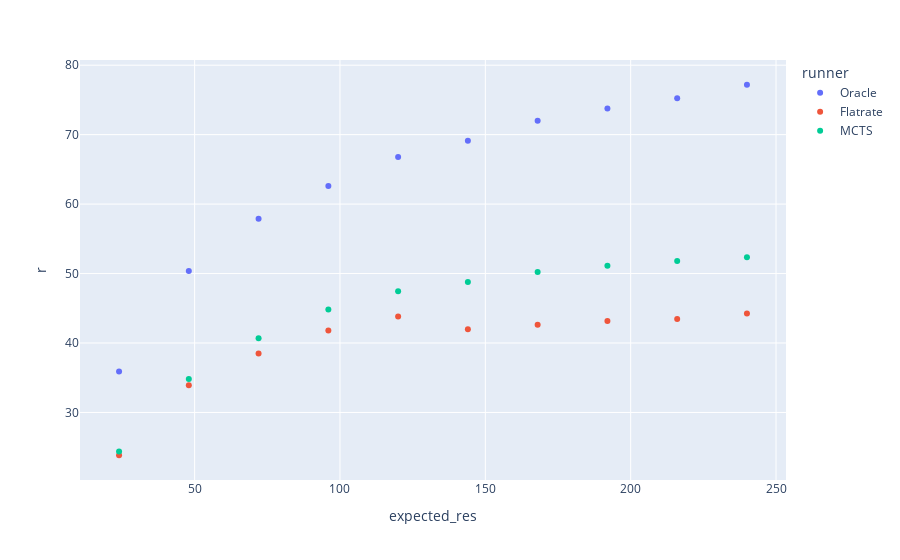

Here is the notebook cell this chart was saved with:
### Markdown cell above
## Column meanings
- `r` - revenue
- `nᵣ` - number of requests
- `n_r` - number of resources (timeslots)
- `nₛ` - number of "sold" requests
- `u` - utilization in number of resources (timeslots)
- `res_budget_mean` - mean resource budget
- time - runtime of the experiment in seconds

### Code cell
px.scatter(df.groupby(['expected_res', 'runner'])["r"].mean().reset_index(), x="expected_res", y = "r", color="runner")

### Figure 1 — Plotly figure (JSON) as saved in the notebook; plotly's stock layout.template omitted (floating-point values rounded to 4 significant figures)
{"data": [{"hovertemplate": "runner=Oracle<br>expected_res=%{x}<br>r=%{y}<extra></extra>", "legendgroup": "Oracle", "marker": {"color": "#636efa", "symbol": "circle"}, "mode": "markers", "name": "Oracle", "orientation": "v", "showlegend": true, "x": [24, 48, 72, 96, 120, 144, 168, 192, 216, 240], "xaxis": "x", "y": [35.91, 50.37, 57.91, 62.61, 66.77, 69.12, 71.99, 73.77, 75.25, 77.18], "yaxis": "y", "type": "scatter"}, {"hovertemplate": "runner=Flatrate<br>expected_res=%{x}<br>r=%{y}<extra></extra>", "legendgroup": "Flatrate", "marker": {"color": "#EF553B", "symbol": "circle"}, "mode": "markers", "name": "Flatrate", "orientation": "v", "showlegend": true, "x": [24, 48, 72, 96, 120, 144, 168, 192, 216, 240], "xaxis": "x", "y": [23.84, 33.91, 38.49, 41.8, 43.81, 41.97, 42.64, 43.16, 43.44, 44.23], "yaxis": "y", "type": "scatter"}, {"hovertemplate": "runner=MCTS<br>expected_res=%{x}<br>r=%{y}<extra></extra>", "legendgroup": "MCTS", "marker": {"color": "#00cc96", "symbol": "circle"}, "mode": "markers", "name": "MCTS", "orientation": "v", "showlegend": true, "x": [24, 48, 72, 96, 120, 144, 168, 192, 216, 240], "xaxis": "x", "y": [24.38, 34.83, 40.68, 44.84, 47.45, 48.8, 50.24, 51.12, 51.83, 52.36], "yaxis": "y", "type": "scatter"}], "layout": {"xaxis": {"anchor": "y", "domain": [0.0, 1.0], "title": {"text": "expected_res"}}, "yaxis": {"anchor": "x", "domain": [0.0, 1.0], "title": {"text": "r"}}, "legend": {"title": {"text": "runner"}, "tracegroupgap": 0}, "margin": {"t": 60}}}
